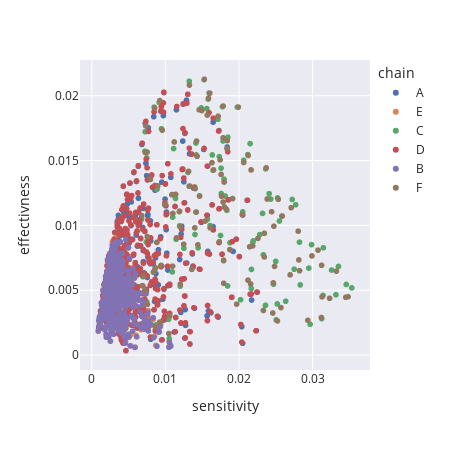

The cell this chart's notebook holds for it:
### Code cell
px.scatter(
    azov_vnf_dkg_data, x='sensitivity', y='effectivness', color='chain', hover_data=['chain', 'resnum', 'resname', 'sensitivity'],
    width=450, height=450, template='seaborn'
)
